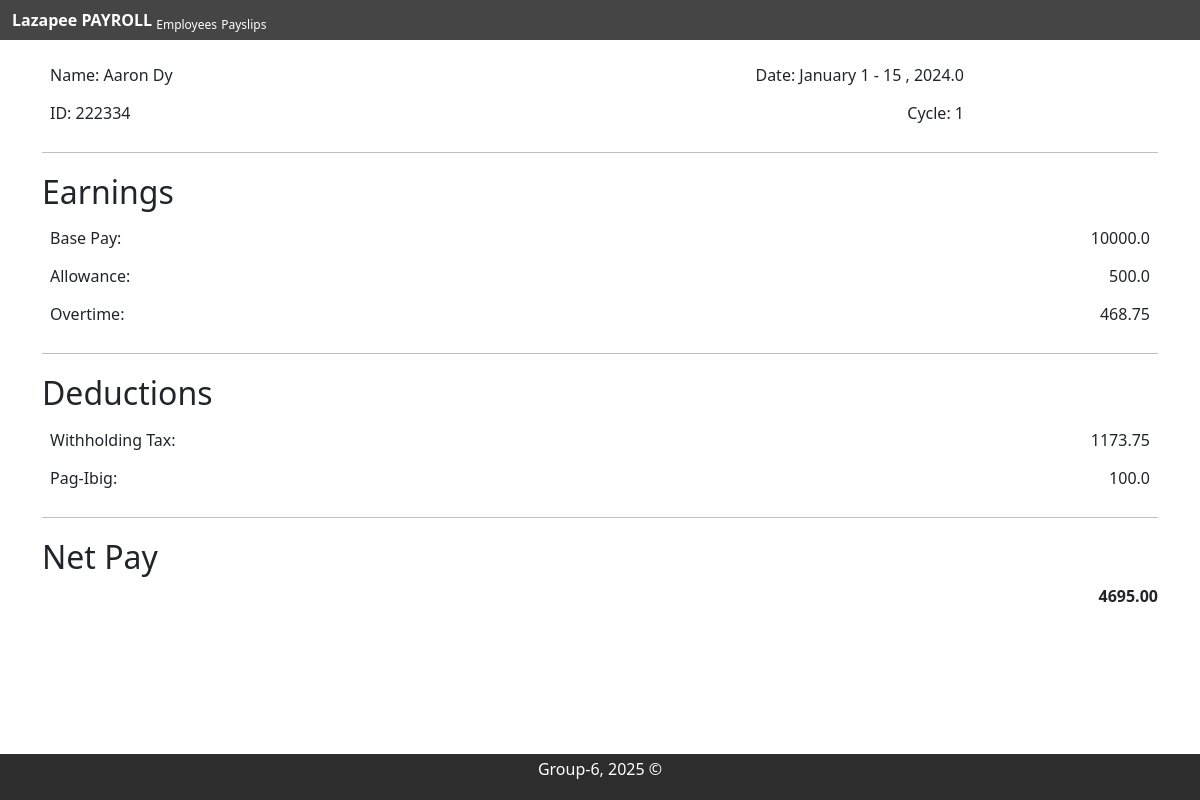
/payslip_details/1/, run on the app's committed database.
### payroll_app/models.py (models this page shows, shortened)
class Payslip(models.Model):
    id_number = models.ForeignKey(Employee, on_delete=models.CASCADE)
    month = models.CharField(max_length=255)
    date_range = models.CharField(max_length=255)
    year = models.CharField(max_length=255)
    pay_cycle = models.IntegerField()
    rate = models.FloatField(blank=True, null=True)
    earnings_allowance = models.FloatField(blank=True, null=True)
    deductions_tax = models.FloatField(blank=True, null=True)
    deductions_health = models.FloatField(blank=True, null=True)
    pag_ibig = models.FloatField(blank=True, null=True)
    sss = models.FloatField(blank=True, null=True)
    overtime = models.FloatField(blank=True, null=True)
    total_pay = models.FloatField(blank=True, null=True)

class Employee(models.Model):
    name = models.CharField(max_length=255)
    id_number = models.CharField(max_length=20)
    rate = models.FloatField()
    overtime_pay = models.FloatField(blank=True, null=True)
    allowance = models.FloatField(blank=True, null=True)

### payroll_app/views.py (the view)
# urls.py: path('payslip_details/<int:pk>/', views.payslip_details, name='view_payslips'),
@csrf_protect
def payslip_details(
    request, pk
):  # edit this for specific html template for the correct cycle
    payslips = get_object_or_404(Payslip, pk=pk)
    if payslips.pay_cycle == 1:
        return render(request, "payroll_app/view_payslips.html", {"payslips": payslips})
    elif payslips.pay_cycle == 2:
        return render(request, "payroll_app/view_payslips.html", {"payslips": payslips})

### payroll_app/templates/payroll_app/view_payslips.html (shortened to what this page needs)
{% extends 'payroll_app/base.html' %}
{% load static %}
{% block content %}
<div class="form-container">
<div class="col-10 justify-content-center" >
    <table class="table">
        <tbody>
            <tr>
                <td>Name: {{ payslips.id_number.name }}</td>
                <td class="right">Date: {{ payslips.month }} {{ payslips.date_range }}, {{ payslips.year }}</td>
             </tr>
             <tr>
                <td>ID: {{ payslips.id_number.id_number }}</td>
                <td class="right"> Cycle: {{ payslips.pay_cycle }}</td>
             </tr>
        </tbody>
    </table>
</div>
<hr>
<h2>Earnings</h2>
<table class="table">
    <tbody>
        {% if payslips.pay_cycle == 1 %}
        <tr>
            <td>Base Pay:</td>
            <td class="right">{{ payslips.id_number.rate }}</td>
        </tr>
        <tr>
            <td>Allowance:</td>
            <td class="right">{{ payslips.earnings_allowance }}</td>
        </tr>
        <tr>
            <td>Overtime:</td>
            <td class="right">{{ payslips.overtime }}</td>
        </tr>
        {% endif %}
    </tbody>
</table>
<hr>
<h2>Deductions</h2>
<table class="table">
    <tbody>
        {% if payslips.pay_cycle == 1 %}
        <tr>
            <td>Withholding Tax:</td>
            <td class="right">{{ payslips.deductions_tax|floatformat:2 }}</td>
        </tr>
        <tr>
            <td>Pag-Ibig:</td>
            <td class="right">{{ payslips.pag_ibig }}</td>
        </tr>
        {% endif %}
    </tbody>
</table>
<hr>
<h2>Net Pay</h2>
<p style="font-weight: bold; text-align: right;">{{ payslips.total_pay|floatformat:2 }}</p>
</div>
{% endblock %}

### payroll_app/templates/payroll_app/base.html (style rules this page uses)
body { margin-bottom: 3rem; position: relative; }

### payroll_app/templates/payroll_app/view_payslips.html (style rules this page uses)
table { border-collapse: collapse; width: 100%; }
th, td { border: none; padding: 8px; text-align: left; }
th.right, td.right { text-align: right; }
hr { border: none; border-top: 1px solid black; margin: 20px 0; }

### data on the page
Payslip: id_number.name "Aaron Dy", month "January", date_range "1 - 15", year "2024.0", id_number.id_number "222334", pay_cycle "1", id_number.rate "10000.0", earnings_allowance "500.0", overtime "468.75", deductions_tax "1173.75", pag_ibig "100.0", total_pay "4695.00"
